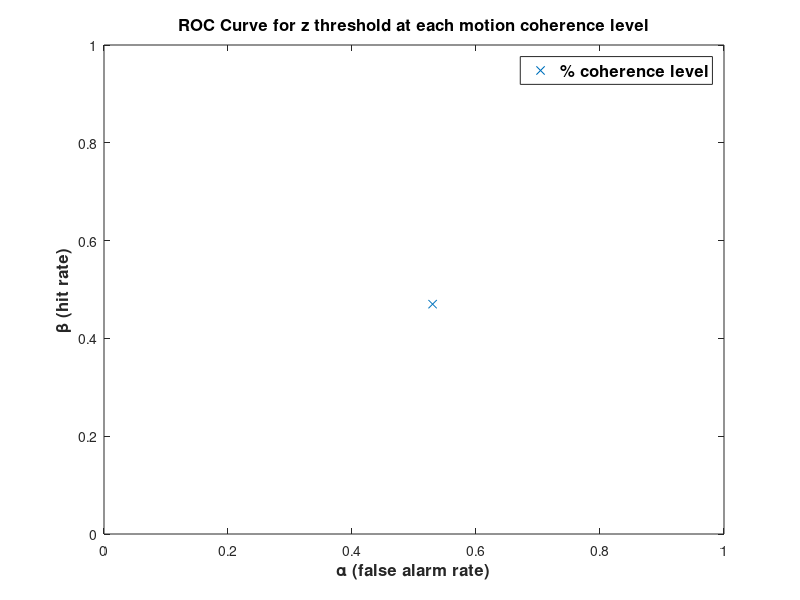
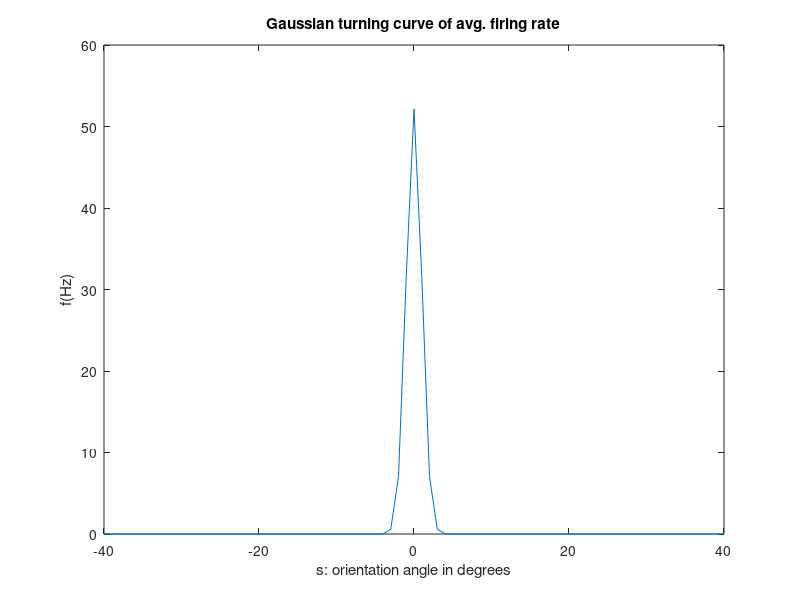

The MATLAB source for these figures, in order:
%% Simulate stimuli (up direction 1 / down direction 0) 
% for the 100 trials at each of the 3 coherence levels

ntrials = 100; 

coherence = [0.8; 3.2; 12.8];
lambda1 = 40; % for coherence 12.8%

% stimuli = struct (coherence, round(rand(1,100)) );
stimuli = round(rand(ntrials,1));  

r=poissrnd(lambda1,[ntrials,1]); 

z =25; 

predicted = ( r >=z ); 
hit = (predicted == stimuli); % hit 
fa = logical( find(stimuli == 0 & predicted ==1)); % false alarm

beta = sum(hit)/ntrials; 
alpha = length(fa)/ntrials; 


figure
plot(alpha, beta,'x');

title('ROC Curve for z threshold at each motion coherence level','FontSize',12,'FontWeight','bold')
axis([0,1,0,1])
xlabel('\alpha (false alarm rate)','FontSize',12,'FontWeight','bold') % x-axis label
ylabel('\beta (hit rate)','FontSize',12,'FontWeight','bold') % y-axis label
legend('% coherence level','coherence level','FontSize',12,'FontWeight','bold')
 


%% for each of the 100 stimuli, at each coherence level, apply the z threshold to the 
% averaged firing rate r (which comes from the neural data, ranged 0-60) to predict behavioral response 
% for directional prefernce (+/-). 




%% calculate the alpha (hit rate) and beta (false alarm) rates as datapoints over 100 trials



%% Psy 268A Homework 1

s = -40:1:40;
rmax= 52.14;
smax= 0;
sig= 14.73;

y = rmax * exp( (-1/2)* (s - smax / sig).^2 );

figure
plot(s,y)
title('Gaussian turning curve of avg. firing rate')
xlabel('s: orientation angle in degrees') % x-axis label
ylabel('f(Hz)') % y-axis label








